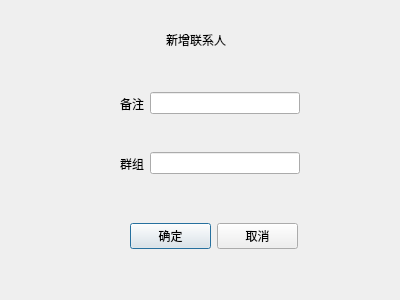
<?xml version="1.0" encoding="UTF-8"?>
<ui version="4.0">
 <class>AddContact</class>
 <widget class="QDialog" name="AddContact">
  <property name="geometry">
   <rect>
    <x>0</x>
    <y>0</y>
    <width>400</width>
    <height>300</height>
   </rect>
  </property>
  <property name="windowTitle">
   <string>Dialog</string>
  </property>
  <widget class="QLabel" name="label_3">
   <property name="geometry">
    <rect>
     <x>166</x>
     <y>30</y>
     <width>81</width>
     <height>20</height>
    </rect>
   </property>
   <property name="text">
    <string>新增联系人</string>
   </property>
  </widget>
  <widget class="QWidget" name="">
   <property name="geometry">
    <rect>
     <x>120</x>
     <y>90</y>
     <width>180</width>
     <height>27</height>
    </rect>
   </property>
   <layout class="QHBoxLayout" name="horizontalLayout">
    <item>
     <widget class="QLabel" name="label">
      <property name="text">
       <string>备注</string>
      </property>
     </widget>
    </item>
    <item>
     <widget class="QLineEdit" name="lineEditAddSecond"/>
    </item>
   </layout>
  </widget>
  <widget class="QWidget" name="">
   <property name="geometry">
    <rect>
     <x>120</x>
     <y>150</y>
     <width>180</width>
     <height>27</height>
    </rect>
   </property>
   <layout class="QHBoxLayout" name="horizontalLayout_2">
    <item>
     <widget class="QLabel" name="label_2">
      <property name="text">
       <string>群组</string>
      </property>
     </widget>
    </item>
    <item>
     <widget class="QLineEdit" name="lineEditAddGroup"/>
    </item>
   </layout>
  </widget>
  <widget class="QWidget" name="">
   <property name="geometry">
    <rect>
     <x>130</x>
     <y>220</y>
     <width>168</width>
     <height>33</height>
    </rect>
   </property>
   <layout class="QHBoxLayout" name="horizontalLayout_3">
    <item>
     <widget class="QPushButton" name="pushButton">
      <property name="text">
       <string>确定</string>
      </property>
     </widget>
    </item>
    <item>
     <widget class="QPushButton" name="pushButton_2">
      <property name="text">
       <string>取消</string>
      </property>
     </widget>
    </item>
   </layout>
  </widget>
 </widget>
 <resources/>
 <connections/>
</ui>
